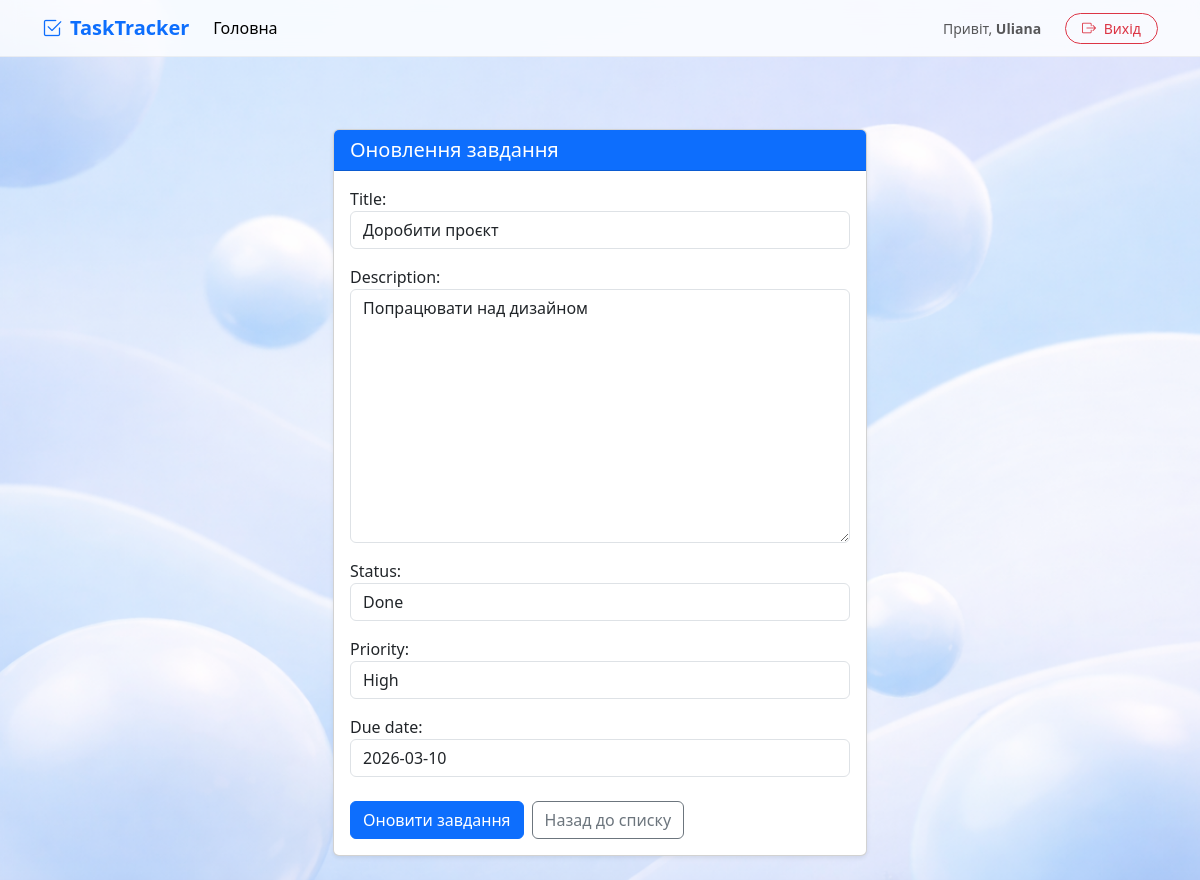
Screenshot of /6/update/ (signed in) with the database file from the repository.
### tasks/models.py (models this page shows, shortened)
class Task(models.Model):
    STATUS_CHOICES = [
        ("todo", "To Do"),
        ("in_progress", "In Progress"),
        ("done", "Done"),
    ]
    PRIORITY_CHOICES = [
        ("low", "Low"),
        ("medium", "Medium"),
        ("high", "High"),
    ]
    title = models.CharField(max_length=256)
    description = models.TextField()
    status = models.CharField(max_length=20, choices=STATUS_CHOICES, default="todo")
    priority = models.CharField(max_length=20, choices=PRIORITY_CHOICES, default="medium")
    due_date = models.DateField(null=True, blank=True)
    creator = models.ForeignKey(User, on_delete=models.CASCADE, related_name="tasks")

### tasks/views.py (the view)
# urls.py: path("<int:pk>/update/", TaskUpdateView.as_view(), name="task-update"),
class TaskUpdateView(LoginRequiredMixin, UpdateView):
    model = models.Task
    form_class = TaskForm
    template_name = "tasks/task_update_form.html"
    success_url = reverse_lazy("tasks:task-list")

### tasks/forms.py
class TaskForm(forms.ModelForm):
    class Meta:
        model = Task
        fields = ["title", "description", "status", "priority", "due_date"]
    def __init__(self, *args, **kwargs):
        super(TaskForm, self).__init__(*args, **kwargs)
        for field in self.fields:
            self.fields[field].widget.attrs.update({"class": "form-control"})
        self.fields["due_date"].widget.attrs["class"] += " my-custom=datepicker"

### templates/tasks/task_update_form.html (shortened to what this page needs)
{% extends 'base.html' %}
{% block content %}
<div class="container mt-5">
    <div class="row justify-content-center">
        <div class="col-md-8 col-lg-6">
            <div class="card shadow-sm">
                <div class="card-header bg-primary text-white">
                    <h2 class="h5 mb-0">Оновлення завдання</h2>
                </div>
                <div class="card-body">
                    <form method="post">
                        <div class="mb-4">
                            {{ form.as_p }}
                        </div>
                        <div class="d-flex gap-2">
                            <button type="submit" class="btn btn-primary">
                                Оновити завдання
                            </button>
                            <a href="{% url 'tasks:task-list' %}" class="btn btn-outline-secondary">
                                Назад до списку
                            </a>
                        </div>
                    </form>
                </div>
            </div>
        </div>
    </div>
</div>
{% endblock %}

### templates/base.html (shortened to what this page needs)
{% load static %}
<!DOCTYPE html>
<html lang="uk">
<head>
    <link href="https://cdn.jsdelivr.net/npm/bootstrap@5.3.0/dist/css/bootstrap.min.css" rel="stylesheet">
    <link rel="stylesheet" href="https://cdn.jsdelivr.net/npm/bootstrap-icons@1.11.0/font/bootstrap-icons.css">
    <link href="{% static 'css/site.css' %}" rel="stylesheet">
</head>
<body>
    <nav class="navbar navbar-expand-lg navbar-custom sticky-top">
        <div class="container">
            <a class="navbar-brand fw-bold text-primary" href="{% url 'tasks:task-list' %}">
                <i class="bi bi-check2-square me-2"></i>TaskTracker
            </a>
            <div class="collapse navbar-collapse" id="navbarNav">
                <ul class="navbar-nav me-auto">
                    <li class="nav-item">
                        <a class="nav-link active" href="{% url 'tasks:task-list' %}">Головна</a>
                    </li>
                </ul>
                <div class="d-flex align-items-center gap-2">
                    {% if user.is_authenticated %}
                        <span class="navbar-text me-3 small">
                            Привіт, <strong>{{ user.username }}</strong>
                        </span>
                        <form action="{% url 'tasks:logout' %}" method="post" class="m-0">
                            <button type="submit" class="btn btn-sm btn-outline-danger rounded-pill px-3">
                                <i class="bi bi-box-arrow-right me-1"></i> Вихід
                            </button>
                        </form>
                    {% else %}
                        <a href="{% url 'tasks:login' %}" class="btn btn-sm btn-link text-decoration-none text-dark">Вхід</a>
                        <a href="{% url 'tasks:register' %}" class="btn btn-sm btn-primary rounded-pill px-4 shadow-sm">
                            Реєстрація
                        </a>
                    {% endif %}
                </div>
            </div>
        </div>
    </nav>
    <main class="py-4">
        <div class="container">
            {% block content %}
            {% endblock %}
        </div>
    </main>
</body>
</html>

### static/css/site.css (style rules this page uses)
html, body { height: 100%; margin: 0; }

### rows the page displays
Task: title "Доробити проєкт", description "Попрацювати над дизайном", status "Done", priority "High", due_date "2026-03-10"

### other values shown
{{ user.username }} "Uliana"
